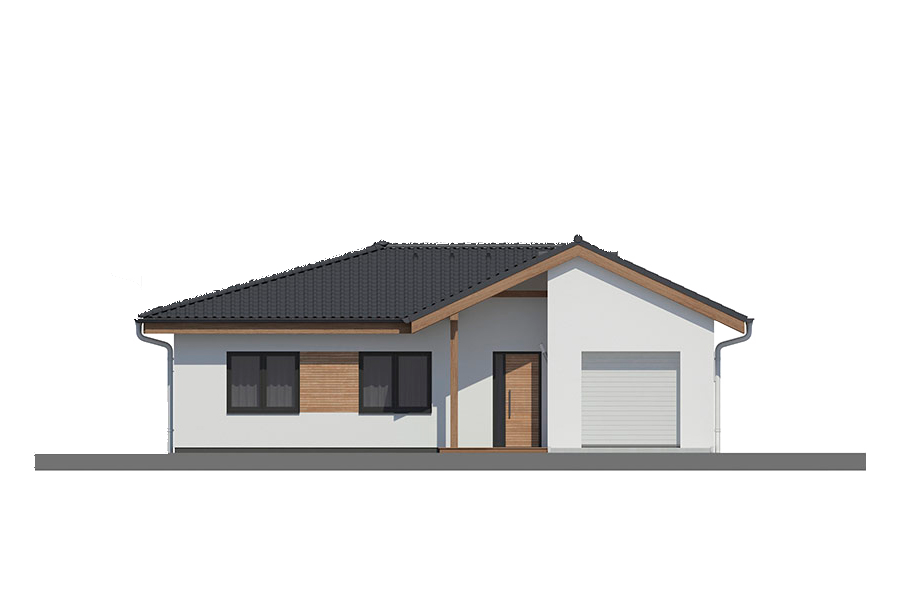
#> input picture AI/original/textura.png, 900 x 600 px
$ python __main__.py
#> lines starting #> are read from the running program, lines starting #| are printed output that depends on the picture
from PIL import Image
import pixelate
import random
import subprocess
#!/usr/local/bin/python3

from PIL import Image
img = Image.open("original/textura.png")
#> img is the input picture: PIL image 900x600 RGBA; mean R, G, B, A 31.3, 30.6, 30.3, 57.7

rmd = random.randint(1,100)


imgSmall = img.resize((32,32),resample=Image.BILINEAR)
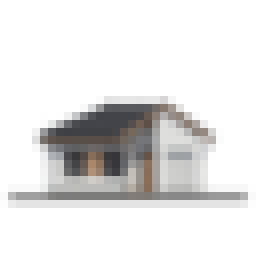
#> imgSmall: PIL image 32x32 RGBA (shown 8 times larger); mean R, G, B, A 41.2, 40.5, 40.2, 57.7; transparent parts drawn white


result = imgSmall.resize(img.size,Image.NEAREST)
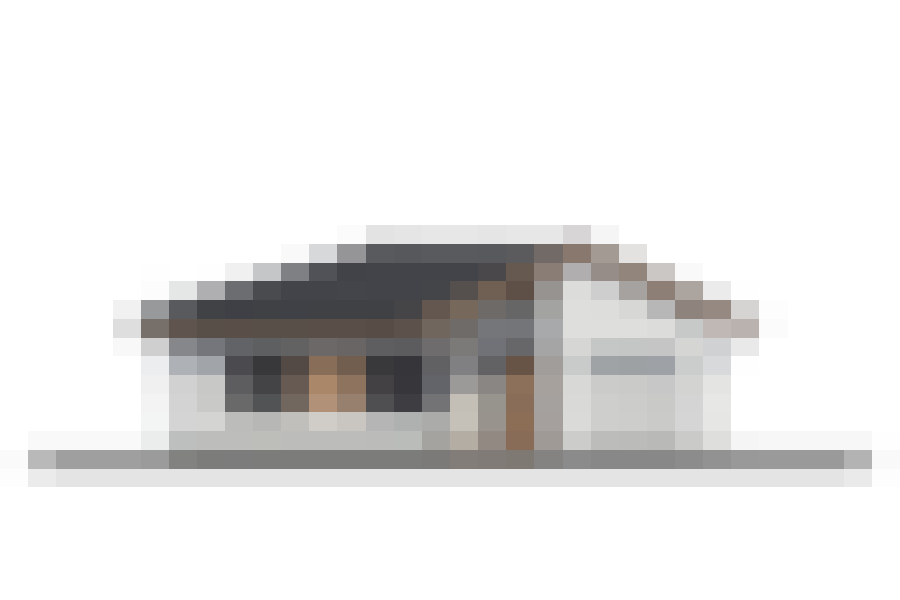
#> result: PIL image 900x600 RGBA; mean R, G, B, A 41.1, 40.4, 40.1, 57.7; transparent parts drawn white
name = str(rmd) + ".png"


result.save(name)
subprocess.call(['./move.sh'])
#> (this line was passed over: subprocess is not available in this run)
